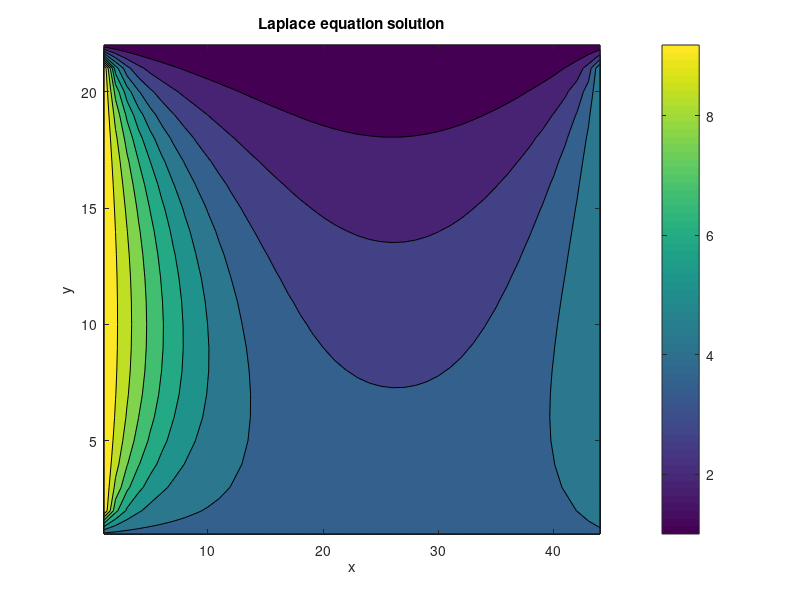

Write MATLAB code to recreate this figure.
% Domain setup
L = 2;
H = 1;

% Points in the domain
nx = 44;
ny = 22;

% Grid resolution
dx = L/nx;
dy = H/ny;

% Initializing solution
U_init = zeros(ny,nx);

% Boundary conditions
U_init(:,1) = 10;
U_init(:,nx) = 5;
U_init(1,:) = 4;
U_init(ny,:) = 1;

U_sol = U_init;

% Build the coefficient matrix
n_x = nx-2;
n_y = ny-2;

ex = ones(n_x,1);
ey = ones(n_y,1);

Tx = spdiags([ex -2*ex ex],-1:1,n_x,n_x);
Ty = spdiags([ey -2*ey ey],-1:1,n_y,n_y);

% Kronecker Delta product
A = kron(speye(n_x),Ty) + kron(Tx,speye(n_y));

% Build the right hand side
for j=2:n_y+1
    for i=2:n_x+1
        rhs(j-1,i-1) = -(U_init(j+1,i) + U_init(j-1,i) + U_init(j,i+1) + U_init(j,i-1));
    end
end

% Reshape the rhs to a 1D vector 
rhs = reshape(rhs,[n_x*n_y,1]);

% Solve the equation x = A \ rhs
x = A\rhs;

% Reshape the matrix back to a n by n grid
x = reshape(x,[n_y,n_x]);

% Add back in the boundary conditions
for j=2:n_y+1
    for i=2:n_x+1
        U_sol(j,i) = x(j-1,i-1); 
    end
end

%% Plot the solution
figure
contourf(U_sol)
title("Laplace equation solution")
xlabel("x")
ylabel("y")
colorbar